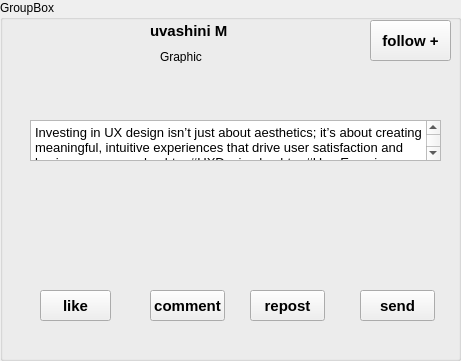
   <widget class="QGroupBox" name="groupBox_9">
    <property name="geometry">
     <rect>
      <x>120</x>
      <y>2540</y>
      <width>461</width>
      <height>361</height>
     </rect>
    </property>
    <property name="title">
     <string>GroupBox</string>
    </property>
    <widget class="QPushButton" name="pushButton_46">
     <property name="geometry">
      <rect>
       <x>370</x>
       <y>20</y>
       <width>81</width>
       <height>41</height>
      </rect>
     </property>
     <property name="font">
      <font>
       <pointsize>11</pointsize>
       <weight>75</weight>
       <bold>true</bold>
       <kerning>false</kerning>
      </font>
     </property>
     <property name="text">
      <string>follow +</string>
     </property>
    </widget>
    <widget class="QPushButton" name="pushButton_47">
     <property name="geometry">
      <rect>
       <x>40</x>
       <y>290</y>
       <width>71</width>
       <height>31</height>
      </rect>
     </property>
     <property name="font">
      <font>
       <pointsize>11</pointsize>
       <weight>75</weight>
       <bold>true</bold>
       <kerning>false</kerning>
      </font>
     </property>
     <property name="styleSheet">
      <string notr="true"/>
     </property>
     <property name="text">
      <string>like</string>
     </property>
     <property name="iconSize">
      <size>
       <width>8</width>
       <height>8</height>
      </size>
     </property>
    </widget>
    <widget class="QPushButton" name="pushButton_48">
     <property name="geometry">
      <rect>
       <x>150</x>
       <y>290</y>
       <width>75</width>
       <height>31</height>
      </rect>
     </property>
     <property name="font">
      <font>
       <pointsize>11</pointsize>
       <weight>75</weight>
       <bold>true</bold>
       <kerning>false</kerning>
      </font>
     </property>
     <property name="text">
      <string>comment</string>
     </property>
    </widget>
    <widget class="QPushButton" name="pushButton_49">
     <property name="geometry">
      <rect>
       <x>250</x>
       <y>290</y>
       <width>75</width>
       <height>31</height>
      </rect>
     </property>
     <property name="font">
      <font>
       <pointsize>11</pointsize>
       <weight>75</weight>
       <bold>true</bold>
       <kerning>false</kerning>
      </font>
     </property>
     <property name="text">
      <string>repost</string>
     </property>
    </widget>
    <widget class="QPushButton" name="pushButton_50">
     <property name="geometry">
      <rect>
       <x>360</x>
       <y>290</y>
       <width>75</width>
       <height>31</height>
      </rect>
     </property>
     <property name="font">
      <font>
       <pointsize>11</pointsize>
       <weight>75</weight>
       <bold>true</bold>
       <kerning>false</kerning>
      </font>
     </property>
     <property name="text">
      <string>send</string>
     </property>
    </widget>
    <widget class="QLabel" name="label_9">
     <property name="geometry">
      <rect>
       <x>20</x>
       <y>20</y>
       <width>121</width>
       <height>91</height>
      </rect>
     </property>
     <property name="styleSheet">
      <string notr="true">background-image: url(:/new/prefix1/pet1.jpg);</string>
     </property>
     <property name="text">
      <string/>
     </property>
    </widget>
    <widget class="QLabel" name="label_31">
     <property name="geometry">
      <rect>
       <x>150</x>
       <y>20</y>
       <width>101</width>
       <height>21</height>
      </rect>
     </property>
     <property name="font">
      <font>
       <pointsize>11</pointsize>
       <weight>75</weight>
       <bold>true</bold>
       <kerning>false</kerning>
      </font>
     </property>
     <property name="text">
      <string>uvashini M</string>
     </property>
    </widget>
    <widget class="QPlainTextEdit" name="plainTextEdit_5">
     <property name="geometry">
      <rect>
       <x>30</x>
       <y>120</y>
       <width>411</width>
       <height>41</height>
      </rect>
     </property>
     <property name="font">
      <font>
       <pointsize>10</pointsize>
       <kerning>false</kerning>
      </font>
     </property>
     <property name="plainText">
      <string>Investing in UX design isn’t just about aesthetics; it’s about creating meaningful, intuitive experiences that drive user satisfaction and business success. hashtag#UXDesign hashtag#UserExperience hashtag#DesignThinking
</string>
     </property>
    </widget>
    <widget class="QLabel" name="label_32">
     <property name="geometry">
      <rect>
       <x>120</x>
       <y>180</y>
       <width>201</width>
       <height>91</height>
      </rect>
     </property>
     <property name="styleSheet">
      <string notr="true">background-image: url(:/new/prefix1/00.jpg);</string>
     </property>
     <property name="text">
      <string/>
     </property>
    </widget>
    <widget class="QLabel" name="label_33">
     <property name="geometry">
      <rect>
       <x>160</x>
       <y>50</y>
       <width>47</width>
       <height>13</height>
      </rect>
     </property>
     <property name="text">
      <string>Graphic</string>
     </property>
    </widget>
    <widget class="QLabel" name="like7_2">
     <property name="geometry">
      <rect>
       <x>120</x>
       <y>300</y>
       <width>21</width>
       <height>16</height>
      </rect>
     </property>
     <property name="styleSheet">
      <string notr="true">background-image: url(:/new/prefix1/like2.jpg);</string>
     </property>
     <property name="text">
      <string/>
     </property>
    </widget>
   </widget>
